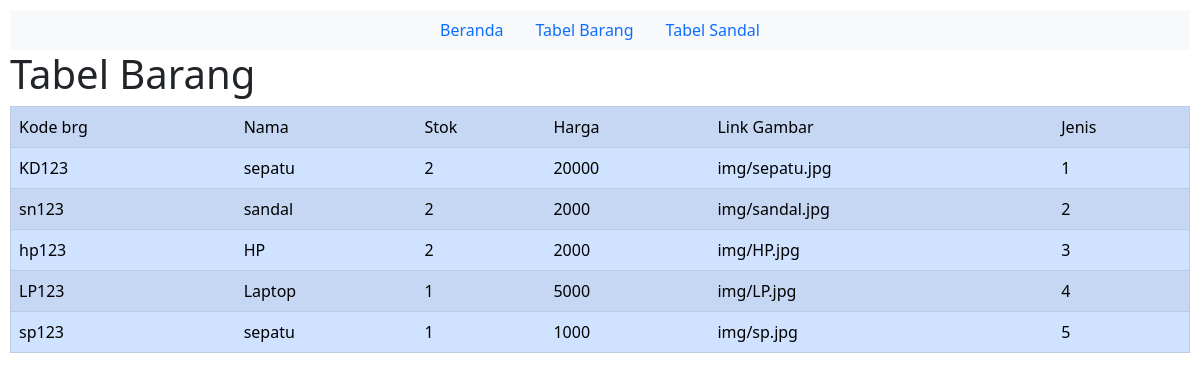
The page /Tbarang/ on the database its author committed.
### dashboard/models.py (models this page shows, shortened)
class Barang(models.Model):
    kodebrg = models.CharField(max_length=8)
    nama = models.CharField(max_length=50)
    stok = models.IntegerField()
    harga = models.BigIntegerField()
    link_gbr = models.CharField(max_length=150, blank=True)
    waktu_posting = models.DateTimeField(auto_now_add=True)
    jenis_id=models.ForeignKey(Jenis, on_delete=models.CASCADE,null=True)

### dashboard/views.py (the view)
# urls.py: path('Tbarang/',tampilBrg),
def tampilBrg(request):
    barang = Barang.objects.all()
    konteks = {
        'barang': barang ,
    }
    return render(request, 'tampil_brg.html', konteks)

### templates/tampil_brg.html
{% extends 'base.html' %}
{% load static %}
{% block tabel %}
<h1>Tabel Barang</h1>
<table border="1" class="table table-striped table-primary">
	<tr>
		<td>Kode brg</td>
		<td>Nama</td>
		<td>Stok</td>
		<td>Harga</td>
		<td>Link Gambar</td>
		<td>Jenis</td>
	</tr>
	{% for Barang in barang %}
	<tr>
		<td>{{ Barang.kodebrg}}</td>
		<td>{{ Barang.nama}}</td>
		<td>{{ Barang.stok}}</td>
		<td>{{ Barang.harga}}</td>
		<td>{{ Barang.link_gbr}}</td>
		<td>{{ Barang.jenis_id_id}}</td>
	</tr>
	{% endfor %}
</table>
{% endblock %}

### static/css/style.css (style rules this page uses)
* { box-sizing: border-box; }
body { font-family:britannic bold; padding: 10px; background:#f1f1f1; }
body { background-color:#3b3a39; }

### rows shown on the page
Barang: kodebrg "KD123", nama "sepatu", stok "2", harga "20000", link_gbr "img/sepatu.jpg", jenis_id_id "1"
Barang: kodebrg "sn123", nama "sandal", stok "2", harga "2000", link_gbr "img/sandal.jpg", jenis_id_id "2"
Barang: kodebrg "hp123", nama "HP", stok "2", harga "2000", link_gbr "img/HP.jpg", jenis_id_id "3"
Barang: kodebrg "LP123", nama "Laptop", stok "1", harga "5000", link_gbr "img/LP.jpg", jenis_id_id "4"
Barang: kodebrg "sp123", nama "sepatu", stok "1", harga "1000", link_gbr "img/sp.jpg", jenis_id_id "5"
